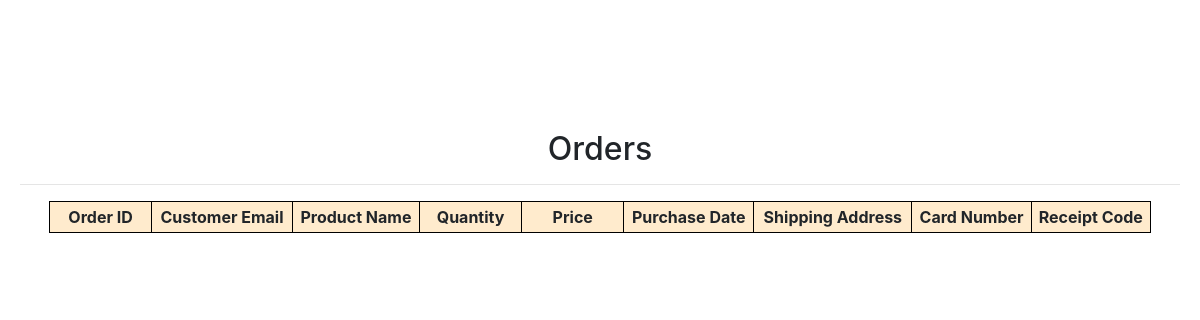
Before: /view-customer-order.php with the older database file.
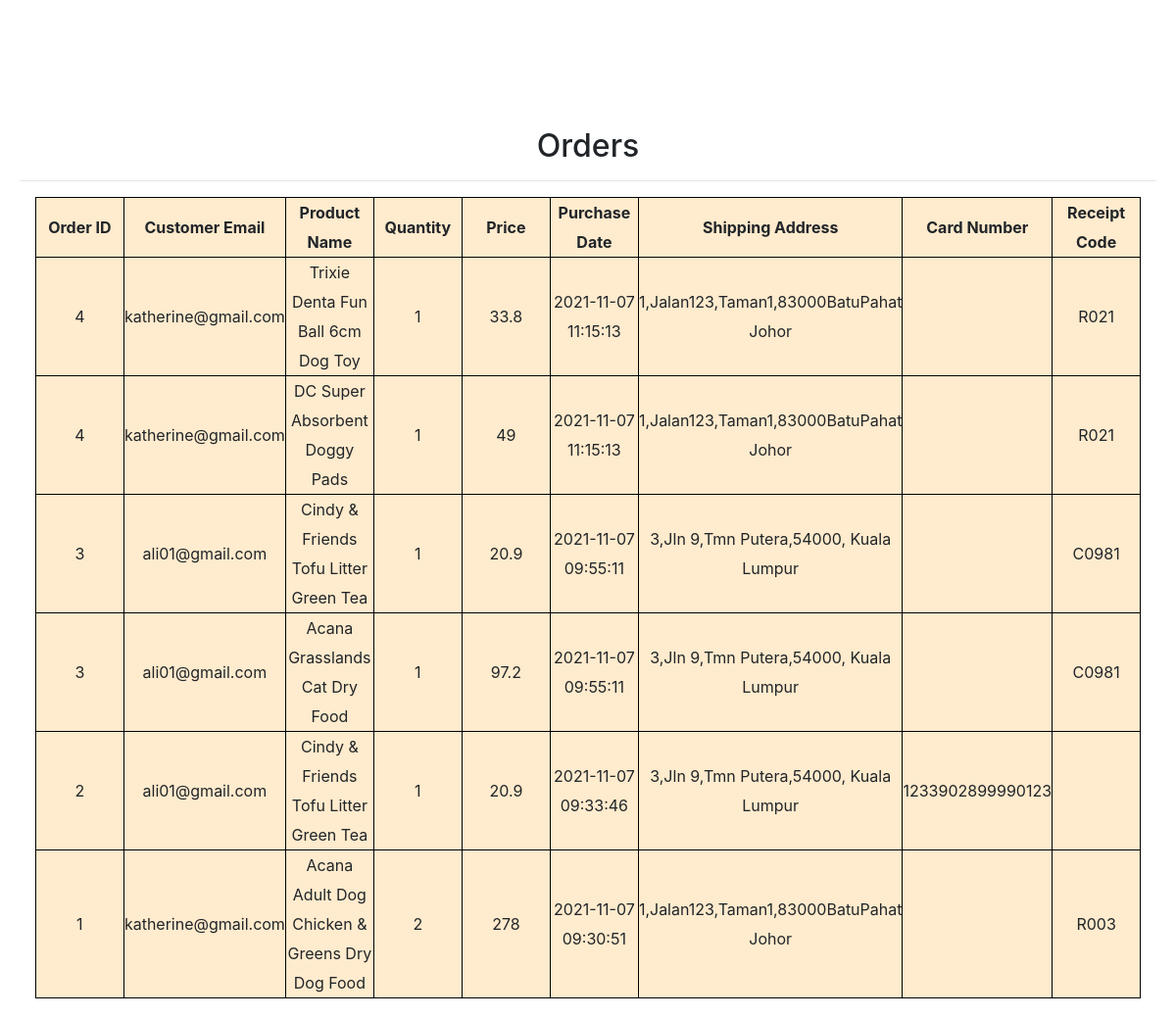
After: the same page with the newer database file.
### tables this page shows
CREATE TABLE IF NOT EXISTS `orders` (
  `Order_ID` int(20) NOT NULL AUTO_INCREMENT,
  `Email` varchar(20) NOT NULL,
  `Product_ID` varchar(20) NOT NULL,
  `Quantity` int(11) NOT NULL,
  `Price` float NOT NULL,
  `Purchase_Date` datetime NOT NULL DEFAULT CURRENT_TIMESTAMP,
  `Shipping_Address` text NOT NULL,
  `Card_Number` varchar(20) DEFAULT NULL,
  `Receipt_Code` varchar(20) DEFAULT NULL,
  PRIMARY KEY (`Order_ID`,`Product_ID`),
  KEY `Email` (`Email`),
  KEY `Product_ID` (`Product_ID`)
);

CREATE TABLE IF NOT EXISTS `product` (
  `Product_ID` int(20) NOT NULL AUTO_INCREMENT,
  `Product_Name` varchar(50) NOT NULL,
  `Brand` varchar(50) NOT NULL,
  `Type_of_Animal` varchar(20) NOT NULL,
  `Category` varchar(20) NOT NULL,
  `Description` text NOT NULL,
  `Price` float NOT NULL,
  `Quantity` int(11) NOT NULL,
  `Product_Status` varchar(40) NOT NULL,
  `Supplier_ID` varchar(20) NOT NULL,
  `Staff_ID` varchar(20) NOT NULL,
  `Product_Image` longblob NOT NULL,
  PRIMARY KEY (`Product_ID`),
  KEY `Supplier_ID` (`Supplier_ID`),
  KEY `Staff_ID` (`Staff_ID`)
);

### view-customer-order.php (the view, shortened to what this page needs)
<?php
include('conn.php');
?>
<!DOCTYPE html>
<html>
<head>
    <link href="css/bootstrap.min.css" rel="stylesheet">
    <link href="css/style.css" rel="stylesheet">
</head>
<body>
<div class="content-area">
    <h2>Orders</h2>
    <hr>
    <table class="viewOrder">
        <tr>
            <th>Order ID</th>
            <th>Customer Email</th>
            <th>Product Name</th>
            <th>Quantity</th>
            <th>Price</th>
            <th>Purchase Date</th>
            <th>Shipping Address</th>
            <th>Card Number</th>
            <th>Receipt Code</th>
        </tr>
        <?php
            $sql = mysqli_query($con, "SELECT * FROM orders ORDER BY Order_ID  desc");
            while($row = mysqli_fetch_array($sql)) {
                $Order_ID = $row["Order_ID"];
                $Customer_Email = $row["Email"];
                $Product_ID = $row['Product_ID'];
                $Quantity = $row['Quantity'];
                $Price = $row['Price'];
                $Purchase_Date = $row['Purchase_Date'];
                $Shipping_Address = $row['Shipping_Address'];
                $Card_Number = $row['Card_Number'];
                $Receipt_Code = $row['Receipt_Code'];
                $sql_run = mysqli_query($con, "SELECT * FROM product WHERE Product_ID = '$Product_ID'");
                while ($row = mysqli_fetch_assoc($sql_run)) {
                    $Product_Name = $row['Product_Name'];
        ?>
        <tr>
            <td><?php print $Order_ID ?></td>
            <td><?php print $Customer_Email ?></td>
            <td><?php print $Product_Name ?></td>
            <td><?php print $Quantity ?></td>
            <td><?php print $Price ?></td>
            <td><?php print $Purchase_Date ?></td>
            <td><?php print $Shipping_Address ?></td>
            <td><?php print $Card_Number ?></td>
            <td><?php print $Receipt_Code ?></td>
        </tr>
        <?php }
            }
        ?>
    </table>
</div>
</body>
</html>

### css/style.css (style rules this page uses)
* { margin: 0; padding: 0; }
body { text-align: center; }
.content-area { position: relative; top: 110px; padding-top: 30px; padding: 20px; line-height: 30px; margin: 0; }

### view-customer-order.php (style rules this page uses)
.viewOrder { width: 95%; margin: auto; border: 1px solid black; background-color: blanchedalmond; }
.viewOrder td, .viewOrder th { border: 1px solid black; min-width: 90px; }

Changed rows visible on the page:
added orders: Order_ID "4", Email "katherine@gmail.com", Quantity "1", Price "33.8", Purchase_Date "2021-11-07 11:15:13", Shipping_Address "1,Jalan123,Taman1,83000BatuPahat Johor", Receipt_Code "R021"
now on this page (row edited): product: Product_Name "Trixie Denta Fun Ball 6cm Dog Toy"
added orders: Order_ID "4", Email "katherine@gmail.com", Quantity "1", Price "49", Purchase_Date "2021-11-07 11:15:13", Shipping_Address "1,Jalan123,Taman1,83000BatuPahat Johor", Receipt_Code "R021"
now on this page (row edited): product: Product_Name "DC Super Absorbent Doggy Pads"
added orders: Order_ID "3", Email "ali01@gmail.com", Quantity "1", Price "20.9", Purchase_Date "2021-11-07 09:55:11", Shipping_Address "3,Jln 9,Tmn Putera,54000, Kuala Lumpur", Receipt_Code "C0981"
now on this page (row edited): product: Product_Name "Cindy & Friends Tofu Litter Green Tea"
added orders: Order_ID "3", Email "ali01@gmail.com", Quantity "1", Price "97.2", Purchase_Date "2021-11-07 09:55:11", Shipping_Address "3,Jln 9,Tmn Putera,54000, Kuala Lumpur", Receipt_Code "C0981"
now on this page (row edited): product: Product_Name "Acana Grasslands Cat Dry Food"
added orders: Order_ID "2", Email "ali01@gmail.com", Quantity "1", Price "20.9", Purchase_Date "2021-11-07 09:33:46", Shipping_Address "3,Jln 9,Tmn Putera,54000, Kuala Lumpur", Card_Number "1233902899990123"
added orders: Order_ID "1", Email "katherine@gmail.com", Quantity "2", Price "278", Purchase_Date "2021-11-07 09:30:51", Shipping_Address "1,Jalan123,Taman1,83000BatuPahat Johor", Receipt_Code "R003"
now on this page (row edited): product: Product_Name "Acana Adult Dog Chicken & Greens Dry Dog Food"
